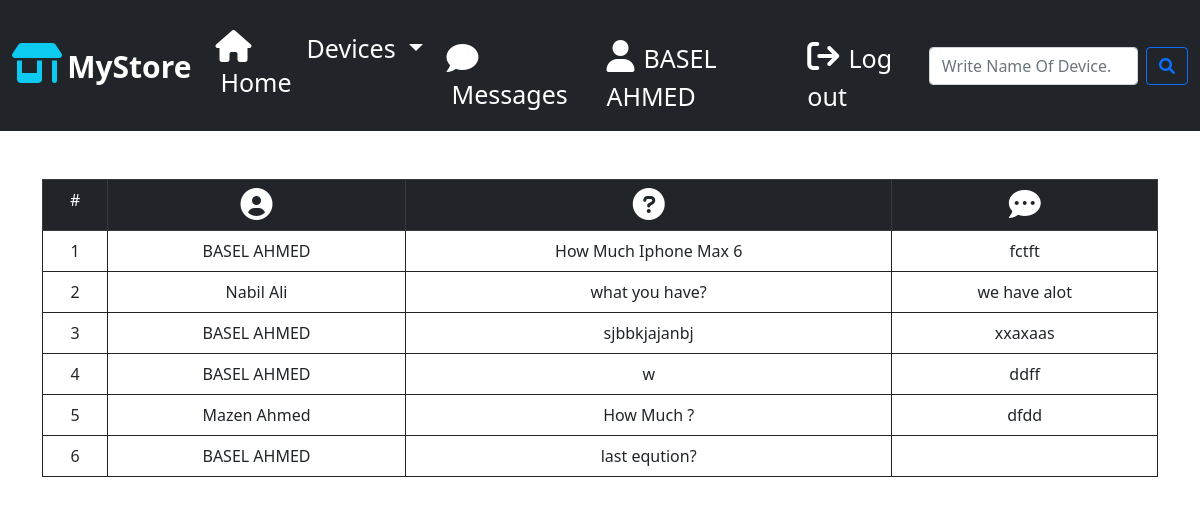
Screenshot of /messages.php (signed in) with the database file from the repository.
### tables this page shows
CREATE TABLE `users` (
  `id` int(11) NOT NULL,
  `fullname` varchar(255) NOT NULL,
  `email` varchar(255) NOT NULL,
  `username` varchar(255) NOT NULL,
  `password` varchar(255) NOT NULL
);

CREATE TABLE `eqution` (
  `id` int(11) NOT NULL,
  `username` varchar(255) NOT NULL,
  `ask` text NOT NULL,
  `answer` text DEFAULT NULL
);

### messages.php (the view, shortened to what this page needs)
<?php include"inc/wheader.php";?>
   <div class="container">
   <table class="table  table-hover text-center table table-bordered border-dark  bg-white mt-5 ">
<tr class="table-dark" >
    <td>#</td>
    <td><i class="fas fa-user-circle  fa-2x"></i></td>
    <td> <i class="fas fa-question-circle   fa-2x"></i></td>
    <td><i class="fas fa-comment-dots fa-2x"> </i></td>
</tr>
<?php
   $x=1;
  $sql="select * from eqution ";
  $ret=mysqli_query($con,$sql);
      while($res=mysqli_fetch_assoc($ret))
      {
          echo'<tr>
                  <td>'.$x.'</td>
                  <td>'.$res['username'].'</td>
                  <td>'.$res['ask'].'</td>
                  <td>'.$res['answer'].'</td>
              </tr>';
             $x++;
      }
?>
</table>
   </div>
          </div>
      </div>
</body>
</html>

### inc/wheader.php (shortened to what this page needs)
<?php include'inc/db.php';  ?>
    <?php
          if($_SESSION['user']!='')
            {
                $user=$_SESSION['user'];
                $sql="select fullname from users where username='$user'";
                $ret=mysqli_query($con,$sql);
                  while($res=mysqli_fetch_assoc($ret))
                  {
                      $fullname=$res['fullname'];
                  }
            }
          else
          {
            header("Location:index.php");
          }
    ?>
<!DOCTYPE html>
<html lang="en">
    <head>
        <link rel="stylesheet" href="fontawesome-free-6.0.0-beta3-web/css/all.css">
        <link rel="stylesheet" href="fontawesome-free-6.0.0-beta3-web/css/v4-shims.css">
        <link rel='stylesheet' href='css/bootstrap.min.css'>
        <link rel='stylesheet' href='css/style3.css'>
    </head>
    <body>
      <nav class="navbar navbar-expand-lg   navbar-dark bg-dark">
              <div class="container-fluid">
                <a class="navbar-brand" href="#"> <i class="fas fa-store-alt fa-2x text-info"></i>  <span> MyStore </span> </a>
                <div class="collapse navbar-collapse" id="navbarSupportedContent">
                  <ul class="navbar-nav me-auto mb-2 mb-lg-0">
                    <li class="nav-item">
                      <a class="nav-link active" aria-current="page" href="wlcome.php">   <i class="fas fa-home fa-2x text-white"></i> <span> Home </span> </a>
                    </li>
                    <li class="nav-item dropdown">
                      <a class="nav-link dropdown-toggle" href="#" id="navbarDropdown" role="button" data-bs-toggle="dropdown" aria-expanded="false">
                      Devices
                      </a>
                    </li>
                  </ul>
                  <li class="nav-item  ">
                      <a class="nav-link active " aria-current="page" href="messages.php">  <i class="fas fa-comment  fa-2x text-white ">   </i> <span class=" text-white"> Messages</span> </a>
                    </li>
                  <li class="nav-item  ">
                      <a class="nav-link active " aria-current="page">  <i class="fas fa-user fa-2x text-white ">  </i> <span class="text-white"> <?php echo $fullname;?> </span> </a>
                    </li>
                  <li class="nav-item d-flexd ">
                      <a class="nav-link active " aria-current="page" href="logout.php">  <i class="fas fa-sign-out fa-2x text-white"> </i> <span class="text-white">  Log out</span></a>
                    </li>
                  <form class="d-flex" action="wsearch.php" method="get" >
                    <input class="form-control me-2"  name="searchArea" type="search" placeholder="Write Name Of Device..." aria-label="Search">
                    <button class="btn btn-outline-primary"  name="search" type="submit"> <i class="fas fa-search "></i></button>
                  </form>
                </div>
              </div>
       </nav>
      <div class="container -lg ">
        <div class="row">

### css/style3.css (style rules this page uses)
.navbar-brand span { font-size: 30px; font-weight: bold; padding-bottom: 10px; }
.nav-item span { font-size: 25px; padding-left: 5px; }
.nav-item.dropdown { font-size: 25px; }
.navbar-dark .navbar-nav .nav-link:focus, .navbar-dark .navbar-nav .nav-link { color: rgb(254, 254, 254); }
.navbar-brand span { font-size: 30px; }

### rows the page displays
users: fullname "BASEL AHMED"
eqution: username "BASEL AHMED", ask "How Much Iphone Max 6", answer "fctft"
eqution: username "Nabil Ali", ask "what you have?", answer "we have alot"
eqution: username "BASEL AHMED", ask "sjbbkjajanbj", answer "xxaxaas"
eqution: username "BASEL AHMED", ask "w", answer "ddff"
eqution: username "Mazen Ahmed", ask "How Much ?", answer "dfdd"
eqution: username "BASEL AHMED", ask "last eqution?"
